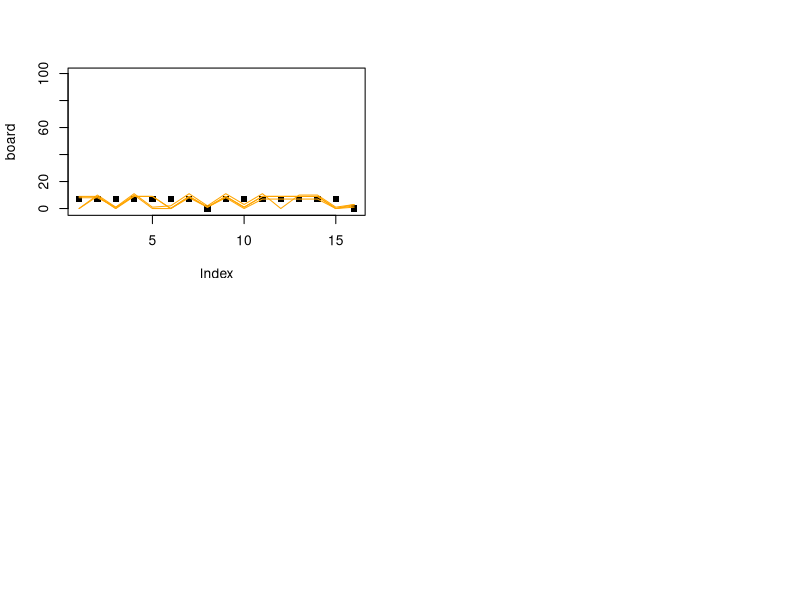

Generate this figure with R:
board  = c( 7, 7, 7, 7, 7, 7, 7, 0,
	     	7, 7, 7, 7, 7, 7, 7, 0)			# Initialize board.
par(mfrow=c(2,2))
plot(board, ylim = c(-1, 100), pch = 15)

pepe = T
pilar = T

housep = sample(1:7, 1)
houser = sample(9:15, 1)
print(c(housep, houser))
shellsp = board[housep]	
shellsr = board[houser]
dropsp = rep(F, 16)
dropsr = rep(F, 16)
board[housep] = 0
board[houser] = 0
print(board)

while (pepe & pilar) {
while (shellsp > 0) {						
while ((housep+1) < 16 & shellsp > 0) {		
	dropsp[(housep+1)] = T						
	housep = housep + 1
	shellsp = shellsp - 1
	}
stopp = housep
board = board + dropsp
dropsp = rep(F, 16)
housep = 0
}
print(board)

while (shellsr > 0) {
while ((houser + 1) <= 16 & shellsr > 0) {
	if ((houser + 1) == 8) houser = houser + 1 else houser = houser
	dropsr[(houser+1)] = T						
	houser = houser + 1
	shellsr = shellsr - 1
	}	
stopr = houser
board = board + dropsr
dropsr = rep(F, 16)
houser = 0
}
print(board)
print(sum(board))
if (stopp == 8) {
	if (sum(board[1:7]) > 0) {
	pepe = T
	housep = sample((which(board[1:7] > 0)), 1)
	shellsp = board[housep]
	dropsp = rep(F, 16)
	board[housep] = 0
	} else pepe = F
	} else {
	if (board[stopp] > 1) {
		pepe = T
		housep = stopp
		shellsp = board[stopp]
		dropsp = rep(F, 16)
		board[stopp] = 0
		} else {
			pepe = F
			if ((stopp < 8) & (board[(8-stopp)*2 + stopp] > 0)) {
				board[8] = board[8] + board[(8-stopp)*2 + stopp] + 1
				board[(8-stopp)*2 + stopp] = 0
				board[stopp] = 0 
				}
			}
		}
if (stopr == 16) {
	if (sum(board[9:15]) > 0) {
	pilar = T
	houser = sample((which(board[9:15]>0)), 1) + 8
	shellsr = board[houser]
	dropsr = rep(F, 16)
	board[houser] = 0
	} else pilar = F
	} else {
	if (board[stopr] > 1) {
		pilar = T
		houser = stopr
		shellsr = board[stopr]
		dropsr = rep(F, 16)
		board[stopr] = 0
		} else {
			pilar = F
			if ((stopr > 8) & (board[stopr - (stopr-8)*2] > 0)) { 
				board[16] = board[16] + board[stopr - (stopr-8)*2] + 1
				board[stopr - (stopr-8)*2] = 0
				board[stopr] = 0
				}
			}
		}
print(paste(stopp, shellsp, housep, pepe))
print(paste(stopr, shellsr, houser, pilar))
print(board)
print(sum(board) + shellsr + shellsp)
lines(board, col = 'orange')

if (sum(c(pepe, pilar)) == 0) {
pepe = T
pilar = T

housep = sample((which(board[1:7] > 0)), 1)
houser = sample((which(board[9:15] > 0)), 1) + 8
shellsp = board[housep]	
shellsr = board[houser]
dropsp = rep(F, 16)
dropsr = rep(F, 16)
board[housep] = 0
board[houser] = 0
}
}

while (pepe | pilar) {

# pilar's turn
if (pilar) {
while (shellsr > 0) {
while ((houser + 1) <= 16 & shellsr > 0) {
	if ((houser + 1) == 8) houser = houser + 1 else houser = houser
	dropsr[(houser+1)] = T						
	houser = houser + 1
	shellsr = shellsr - 1
	}	
stopr = houser
board = board + dropsr
dropsr = rep(F, 16)
houser = 0
}
print(board)
if (stopr == 16) {
	if (sum(board[9:15]) > 0) {
		pilar = T
		houser = sample((which(board[9:15]>0)), 1) + 8
		shellsr = board[houser]
		dropsr = rep(F, 16)
		board[houser] = 0
	} else {
		if (sum(board[1:7]) > 0) {
			pilar = F
			pepe = T
			housep = sample((which(board[1:7] > 0)), 1)
			shellsp = board[housep]
			dropsp = rep(F, 16)
			board[housep] = 0
		} else {
			pilar = F
			pepe = F
		}
	}
} else {
	if (board[stopr] > 1) {
		pilar = T
		houser = stopr
		shellsr = board[stopr]
		dropsr = rep(F, 16)
		board[stopr] = 0
	} else {
		if (stopr < 8) {
			pilar = F
			pepe = T
			housep = sample((which(board[1:7] > 0)), 1)
			shellsp = board[housep]
			dropsp = rep(F, 16)
			board[housep] = 0
		} else {
			if ((sum(board[1:7])- board[stopr - (stopr-8)*2]) > 0) {
				if (board[stopr - (stopr-8)*2] == 0) {
					pilar = F
					pepe = T
					housep = sample((which(board[1:7] > 0)), 1)
					shellsp = board[housep]
					dropsp = rep(F, 16)
					board[housep] = 0
				} else {
					pilar = F
					board[16] = board[16] + board[stopr - (stopr-8)*2] + 1
					board[stopr - (stopr-8)*2] = 0
					board[stopr] = 0
					pepe = T
					housep = sample((which(board[1:7] > 0)), 1)
					shellsp = board[housep]
						dropsp = rep(F, 16)
					board[housep] = 0
				}
			} else {
				pilar = T
				houser = stopr
				shellsr = board[stopr]
				dropsr = rep(F, 16)
				board[stopr] = 0
			}
		}
	}
}
} else {

# pepe's turn. also works.
while (shellsp > 0) {						
while ((housep+1) < 16 & shellsp > 0) {		
	dropsp[(housep+1)] = T						
	housep = housep + 1
	shellsp = shellsp - 1
	}
stopp = housep
board = board + dropsp
dropsp = rep(F, 16)
housep = 0
}
print(board)
if (stopp == 8) {
	if (sum(board[1:7]) > 0) {
		pepe = T
		housep = sample((which(board[1:7] > 0)), 1)
		shellsp = board[housep]
		dropsp = rep(F, 16)
		board[housep] = 0
	} else {
		if (sum(board[9:15]) > 0) {
			pepe = F
			pilar = T
			houser = sample((which(board[9:15]>0)), 1) + 8
			shellsr = board[houser]
			dropsr = rep(F, 16)
			board[houser] = 0
		} else {
			pilar = F
			pepe = F
		}
	}
} else {
	if (board[stopp] > 1) {
		pepe = T
		housep = stopp
		shellsp = board[stopp]
		dropsp = rep(F, 16)
		board[stopp] = 0
	} else {
		if (stopp > 8) {
			pepe = F
			pilar = T
			houser = sample((which(board[9:15]>0)), 1) + 8
			shellsr = board[houser]
			dropsr = rep(F, 16)
			board[houser] = 0
		} else {
			if ((sum(board[9:15])- board[(8-stopp)*2 + stopp]) > 0) { 
				if (board[(8-stopp)*2 + stopp] == 0) {
					pepe = F
					pilar = T
					houser = sample((which(board[9:15]>0)), 1) + 8
					shellsr = board[houser]
					dropsr = rep(F, 16)
					board[houser] = 0
				} else {
					pepe = F
					board[8] = board[8] + board[(8-stopp)*2 + stopp] + 1
					board[(8-stopp)*2 + stopp] = 0
					board[stopp] = 0 
					pilar = T
					houser = sample((which(board[9:15]>0)), 1) + 8
					shellsr = board[houser]
					dropsr = rep(F, 16)
					board[houser] = 0
				}
			} else {
				pepe = T
				housep = sample((which(board[1:7] > 0)), 1)
				shellsp = board[housep]
				dropsp = rep(F, 16)
				board[housep] = 0
			}
		}
	}
}
}
}
